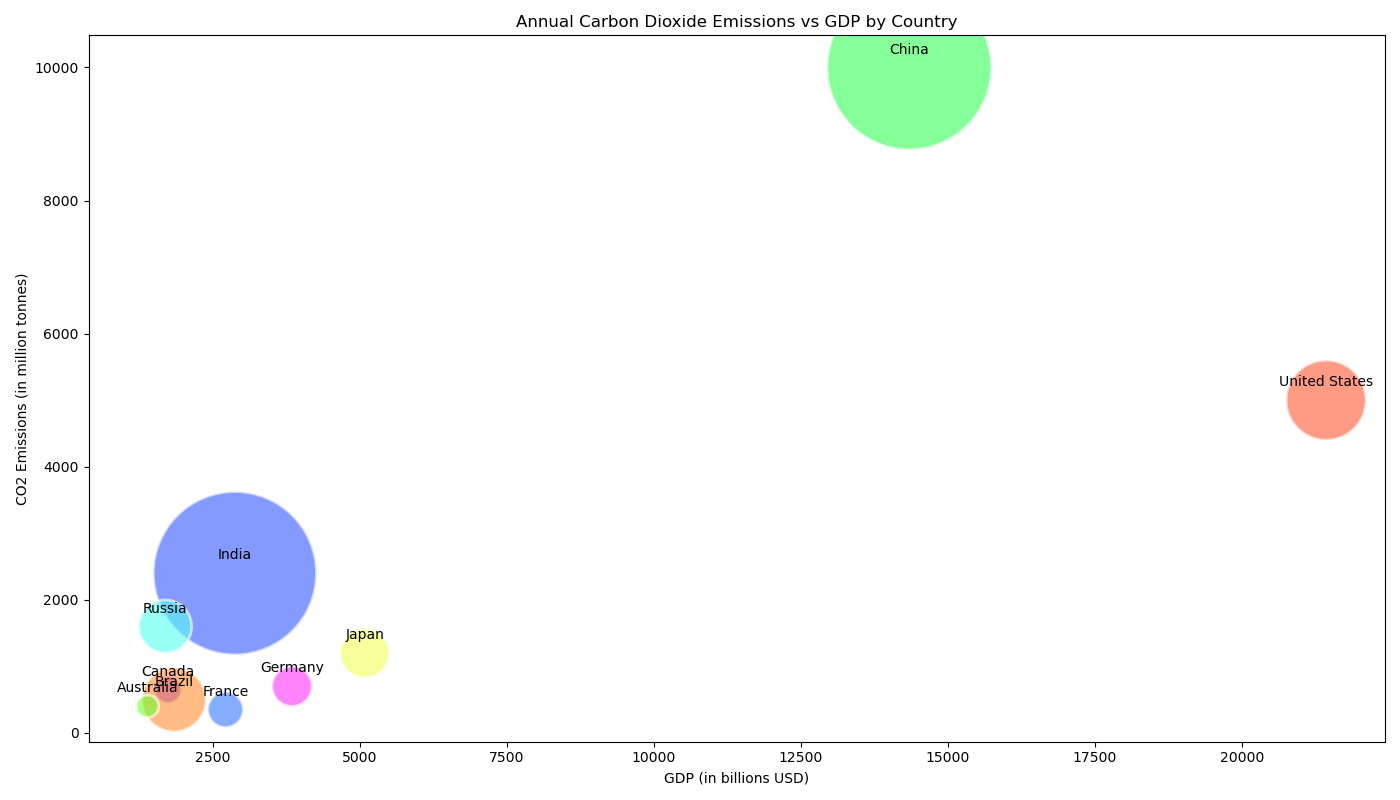

The Python source for this figure:

import matplotlib.pyplot as plt
import numpy as np

# Data for countries: emissions (million tonnes), GDP (billion USD), and population (million)
countries = ['United States', 'China', 'India', 'Russia', 'Japan', 'Germany', 
             'Canada', 'Brazil', 'Australia', 'France']
emissions = np.array([5000, 10000, 2400, 1600, 1200, 700, 650, 500, 400, 350])
gdp = np.array([21429, 14342, 2875, 1689, 5082, 3846, 1736, 1839, 1390, 2715])
population = np.array([331, 1402, 1380, 146, 126, 83, 38, 213, 26, 65])

# Bubble sizes, scaled to population
sizes = population * 10

# Color codes for each country
colors = ['#FF5733', '#33FF57', '#3357FF', '#57FFF3', '#F3FF57', '#FF33FA', 
          '#8D33FF', '#FF8E33', '#71FF33', '#3375FF']

plt.figure(figsize=(14, 8))

# Create the bubble chart
scatter = plt.scatter(gdp, emissions, s=sizes, c=colors, alpha=0.6, edgecolors="w", linewidth=2)

# Add titles and labels
plt.title('Annual Carbon Dioxide Emissions vs GDP by Country')
plt.xlabel('GDP (in billions USD)')
plt.ylabel('CO2 Emissions (in million tonnes)')

# Add annotations for country names
for i, country in enumerate(countries):
    plt.annotate(country, (gdp[i], emissions[i]), textcoords="offset points", xytext=(0,10), ha='center')

plt.tight_layout()
plt.show()
